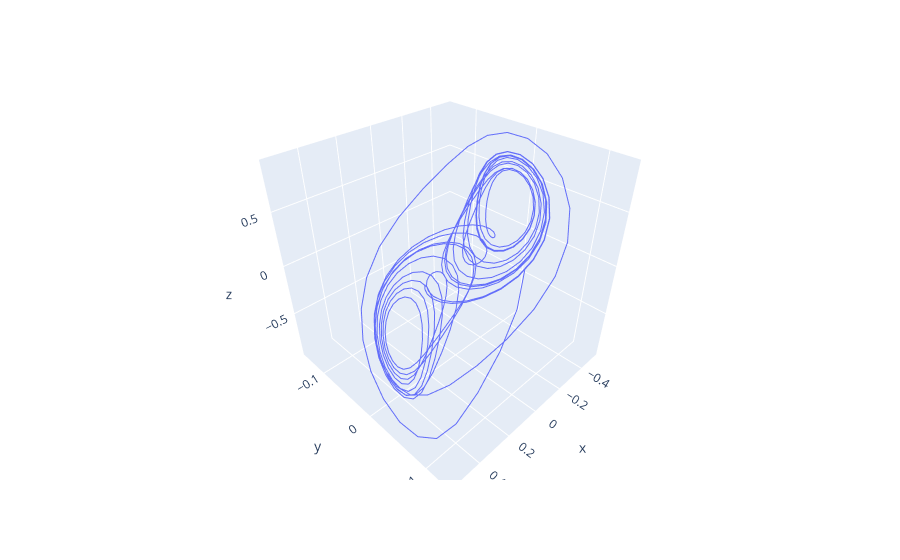

Write notebook code for a chart like this one.
### Code cell
fig = px.line_3d(x=sol.y[0, :], y=sol.y[1, :], z=sol.y[2, :])
fig.show()

### Figure 1 — Plotly figure (JSON) as saved in the notebook; plotly's stock layout.template omitted (floating-point values rounded to 4 significant figures; data arrays with more than 128 entries replaced by an {"elided": "..."} marker saying what was removed)
{"data": [{"hovertemplate": "x=%{x}<br>y=%{y}<br>z=%{z}<extra></extra>", "legendgroup": "", "line": {"color": "#636efa", "dash": "solid"}, "marker": {"symbol": "circle"}, "mode": "lines", "name": "", "scene": "scene", "showlegend": false, "type": "scatter3d", "x": {"elided": "500 float values"}, "y": {"elided": "500 float values"}, "z": {"elided": "500 float values"}}], "layout": {"legend": {"tracegroupgap": 0}, "margin": {"t": 60}, "scene": {"domain": {"x": [0, 1], "y": [0, 1]}, "xaxis": {"title": {"text": "x"}}, "yaxis": {"title": {"text": "y"}}, "zaxis": {"title": {"text": "z"}}}}}
